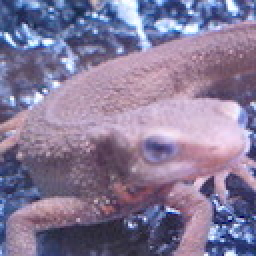
#> input picture Question_01_10/answers_py/imori.jpg, 128 x 128 px, found by its file name (shown 2 times larger)
$ python 'Canny Edge Detection(Step2)Thinning.py'   (older library calls are emulated)
#> lines starting #> are read from the running program, lines starting #| are printed output that depends on the picture
# -*- coding: utf-8 -*-
import cv2
import numpy as np

def Canny_step2(img):

    # Gray scale
    def BGR2GRAY(img):
        b = img[:, :, 0].copy()
        g = img[:, :, 1].copy()
        r = img[:, :, 2].copy()

        # Gray scale
        out = 0.2126 * r + 0.7152 * g + 0.0722 * b
        out = out.astype(np.uint8)

        return out


    # Gaussian filter for grayscale
    def gaussian_filter(img, K_size=3, sigma=1.3):

        if len(img.shape) == 3:
            H, W, C = img.shape
            gray = False
        else:
            img = np.expand_dims(img, axis=-1)
            H, W, C = img.shape
            gray = True

        ## Zero padding
        pad = K_size // 2
        out = np.zeros([H + pad * 2, W + pad * 2, C], dtype=np.float)
        out[pad: pad + H, pad: pad + W] = img.copy().astype(np.float)

        ## prepare Kernel
        K = np.zeros((K_size, K_size), dtype=np.float)
        for x in range(-pad, -pad + K_size):
            for y in range(-pad, -pad + K_size):
                K[y + pad, x + pad] = np.exp( - (x ** 2 + y ** 2) / (2 * (sigma ** 2)))
        K /= (2 * np.pi * sigma * sigma)
        K /= K.sum()

        tmp = out.copy()

        # filtering
        for y in range(H):
            for x in range(W):
                for c in range(C):
                    out[pad + y, pad + x, c] = np.sum(K * tmp[y : y + K_size, x : x + K_size, c])

        out = np.clip(out, 0, 255)
        out = out[pad : pad + H, pad : pad + W]
        #out = out.astype(np.uint8)

        if gray:
            out = out[..., 0]

        return out


    # sobel filter
    def sobel_filter(img, K_size=3):
        if len(img.shape) == 3:
            H, W, C = img.shape
        else:
            H, W = img.shape

        # Zero padding
        pad = K_size // 2
        out = np.zeros((H + pad * 2, W + pad * 2), dtype=np.float)
        out[pad: pad + H, pad: pad + W] = img.copy().astype(np.float)
        tmp = out.copy()

        out_v = out.copy()
        out_h = out.copy()

        ## Sobel vertical
        Kv = [[1., 2., 1.],[0., 0., 0.], [-1., -2., -1.]]
        ## Sobel horizontal
        Kh = [[1., 0., -1.],[2., 0., -2.],[1., 0., -1.]]

        # filtering
        for y in range(H):
            for x in range(W):
                out_v[pad + y, pad + x] = np.sum(Kv * (tmp[y: y + K_size, x: x + K_size]))
                out_h[pad + y, pad + x] = np.sum(Kh * (tmp[y: y + K_size, x: x + K_size]))

        out_v = np.clip(out_v, 0, 255)
        out_h = np.clip(out_h, 0, 255)

        out_v = out_v[pad: pad + H, pad: pad + W].astype(np.uint8)
        out_h = out_h[pad: pad + H, pad: pad + W].astype(np.uint8)

        return out_v, out_h


    def get_edge_angle(fx, fy):
        # get edge strength
        edge = np.sqrt(np.power(fx.astype(np.float32), 2) + np.power(fy.astype(np.float32), 2))
        edge = np.clip(edge, 0, 255)

        fx = np.maximum(fx, 1e-5)
        #fx[np.abs(fx) <= 1e-5] = 1e-5

        # get edge angle
        angle = np.arctan(fy / fx)

        return edge, angle


    def angle_quantization(angle):
        angle = angle / np.pi * 180
        angle[angle < -22.5] = 180 + angle[angle < -22.5]
        _angle = np.zeros_like(angle, dtype=np.uint8)
        _angle[np.where(angle <= 22.5)] = 0
        _angle[np.where((angle > 22.5) & (angle <= 67.5))] = 45
        _angle[np.where((angle > 67.5) & (angle <= 112.5))] = 90
        _angle[np.where((angle > 112.5) & (angle <= 157.5))] = 135

        return _angle


    def non_maximum_suppression(angle, edge):
        H, W = angle.shape
        _edge = edge.copy()

        for y in range(H):
            for x in range(W):
                    if angle[y, x] == 0:
                            dx1, dy1, dx2, dy2 = -1, 0, 1, 0
                    elif angle[y, x] == 45:
                            dx1, dy1, dx2, dy2 = -1, 1, 1, -1
                    elif angle[y, x] == 90:
                            dx1, dy1, dx2, dy2 = 0, -1, 0, 1
                    elif angle[y, x] == 135:
                            dx1, dy1, dx2, dy2 = -1, -1, 1, 1
                    if x == 0:
                            dx1 = max(dx1, 0)
                            dx2 = max(dx2, 0)
                    if x == W-1:
                            dx1 = min(dx1, 0)
                            dx2 = min(dx2, 0)
                    if y == 0:
                            dy1 = max(dy1, 0)
                            dy2 = max(dy2, 0)
                    if y == H-1:
                            dy1 = min(dy1, 0)
                            dy2 = min(dy2, 0)
                    if max(max(edge[y, x], edge[y + dy1, x + dx1]), edge[y + dy2, x + dx2]) != edge[y, x]:
                            _edge[y, x] = 0

        return _edge

    # grayscale
    gray = BGR2GRAY(img)

    # gaussian filtering
    gaussian = gaussian_filter(gray, K_size=5, sigma=1.4)

    # sobel filtering
    fy, fx = sobel_filter(gaussian, K_size=3)

    # get edge strength, angle
    edge, angle = get_edge_angle(fx, fy)

    # angle quantization
    angle = angle_quantization(angle)

    # non maximum suppression
    edge = non_maximum_suppression(angle, edge)

    return edge, angle


# Read image
img = cv2.imread("imori.jpg").astype(np.float32)

# Canny (step2)
edge, angle = Canny_step2(img)
#> in BGR2GRAY, `b = img[:, :, 0].copy()`:
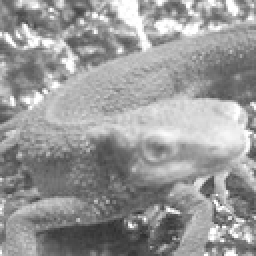
#> b: shape (128, 128) float32 (shown 2 times larger); min 46, max 255, mean 152.8
#> in BGR2GRAY, `r = img[:, :, 2].copy()`:
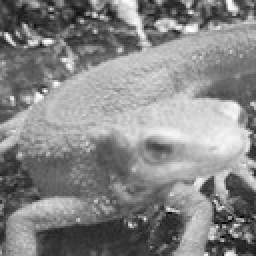
#> r: shape (128, 128) float32 (shown 2 times larger); min 0, max 255, mean 134.1
#> after the loop in gaussian_filter, `for y in range(H):`:
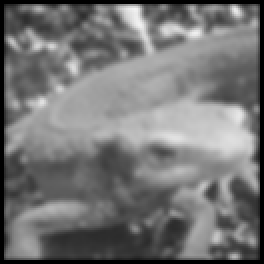
#> out: shape (132, 132, 1) float64 (shown 2 times larger); min 0, max 243.3, mean 117.2
#> after the loop in sobel_filter, `for y in range(H):`:
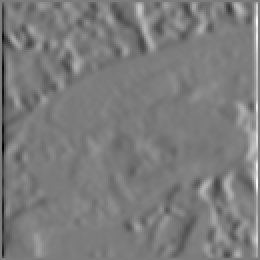
#> out_h: shape (130, 130) float64 (shown 2 times larger); min -582.2, max 613.6, mean 0; drawn with min black and max white
#> after the loop in sobel_filter, `for y in range(H):`:
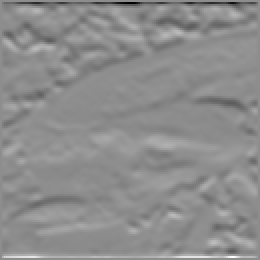
#> out_v: shape (130, 130) float64 (shown 2 times larger); min -872.9, max 702.8, mean 0.6; drawn with min black and max white
#> in Canny_step2, `angle = angle_quantization(angle)`:
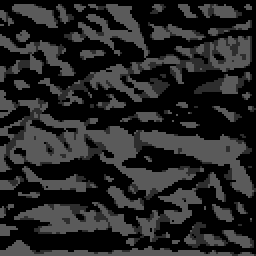
#> angle: shape (128, 128) (shown 2 times larger); min 0, max 90, mean 37.3
#> after the loop in non_maximum_suppression, `for y in range(H):`:
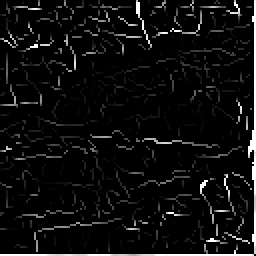
#> _edge: shape (128, 128) float32 (shown 2 times larger); min 0, max 255, mean 14.4

edge = edge.astype(np.uint8)
angle = angle.astype(np.uint8)

# Save result
cv2.namedWindow("result", 0)
cv2.resizeWindow("result", 256, 256)

cv2.imshow("result", edge)
cv2.waitKey(0)

cv2.imwrite("Myresult/out42.jpg", edge)

cv2.destroyAllWindows()
